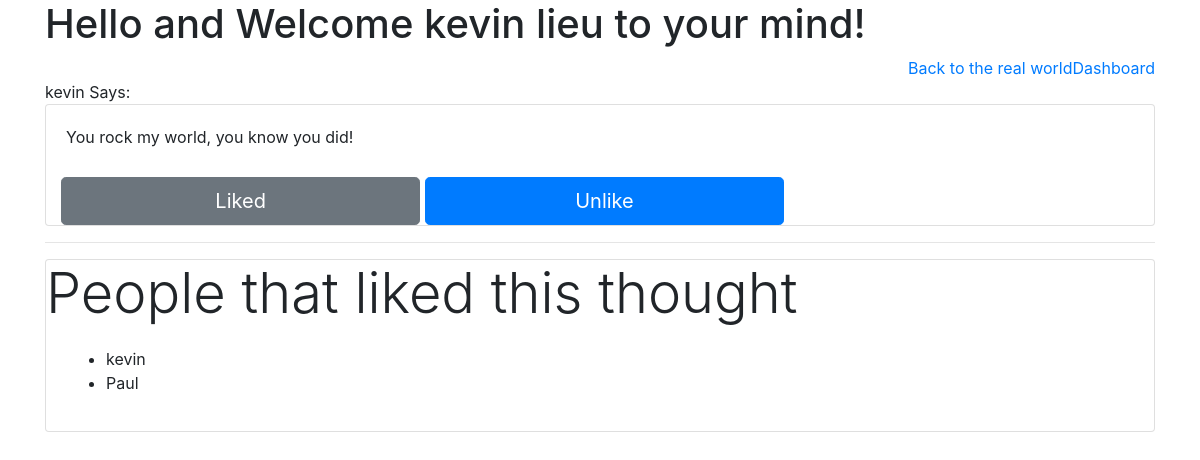
Page /viewThought/1 (signed in) on the committed database.
### Retake_app/models.py (models this page shows)
class User (models.Model):
    first_name = models.CharField(max_length = 45)
    last_name = models.CharField(max_length = 45)
    email = models.CharField(max_length = 50)
    password = models.CharField(max_length = 50)
    created_at = models.DateTimeField(auto_now_add=True)
    updated_at = models.DateTimeField(auto_now=True)
    objects = UserManager()

class Thought(models.Model):
    thought_con = models.TextField()
    created_at = models.DateTimeField(auto_now_add=True)
    updated_at = models.DateTimeField(auto_now=True)
    objects = ThoughtManager()
    user = models.ForeignKey(User, related_name="thoughts", on_delete = models.CASCADE)
    likes = models.ManyToManyField( User, related_name='liked_thots')

### Retake_app/views.py (the view)
# urls.py: path('viewThought/<int:id>', views.viewThought),
def viewThought(request, id):
    user_id = request.session['user_id']
    user = User.objects.get(id= user_id)
    context ={
        'user' : user,
        'thought' : Thought.objects.get(id=id)
    }
    return render(request, 'views.html', context)

### Retake_app/templates/views.html (shortened to what this page needs)
<!DOCTYPE html>
<html lang="en">
<head>
    <link rel="stylesheet" href="https://stackpath.bootstrapcdn.com/bootstrap/4.4.1/css/bootstrap.min.css">
</head>
<body>
    <div class="container">
        <h1>Hello and Welcome {{user.first_name}} {{user.last_name}} to your mind!</h1>
        <a href="/dash" class="float-right">Dashboard</a>
        <a href="/logout" class="float-right"> Back to the real world</a>
        <br>
        <label for="" class="text-center"></label>{{thought.user.first_name}} Says:</label>
        <div class="card">
            <div class="card-body">
                <label for="">{{thought.thought_con}}</label>
            </div>
            <div class="col ">
                <a class="btn btn-secondary btn-lg col-md-4 " href="/likedThought/{{thought.id}}">Liked</a>
                <a class="btn btn-primary btn-lg col-md-4 " href="/unlikeThought/{{thought.id}}">Unlike</a>
            </div>
        </div>
<hr>
        <div class="card">
            <div class='display-4'>People that liked this thought</div>
            <div class="card-body">
                <ul>
                {% for user in thought.likes.all %}
                    <li>
                        {{user.first_name}}
                    </li>
                {% endfor %}
                </ul>
            </div>
        </div>
    </div>
</body>
</html>

### rows in the picture
User: first_name "kevin", last_name "lieu"
Thought: user.first_name "kevin", thought_con "You rock my world, you know you did!"
User: first_name "Paul"
